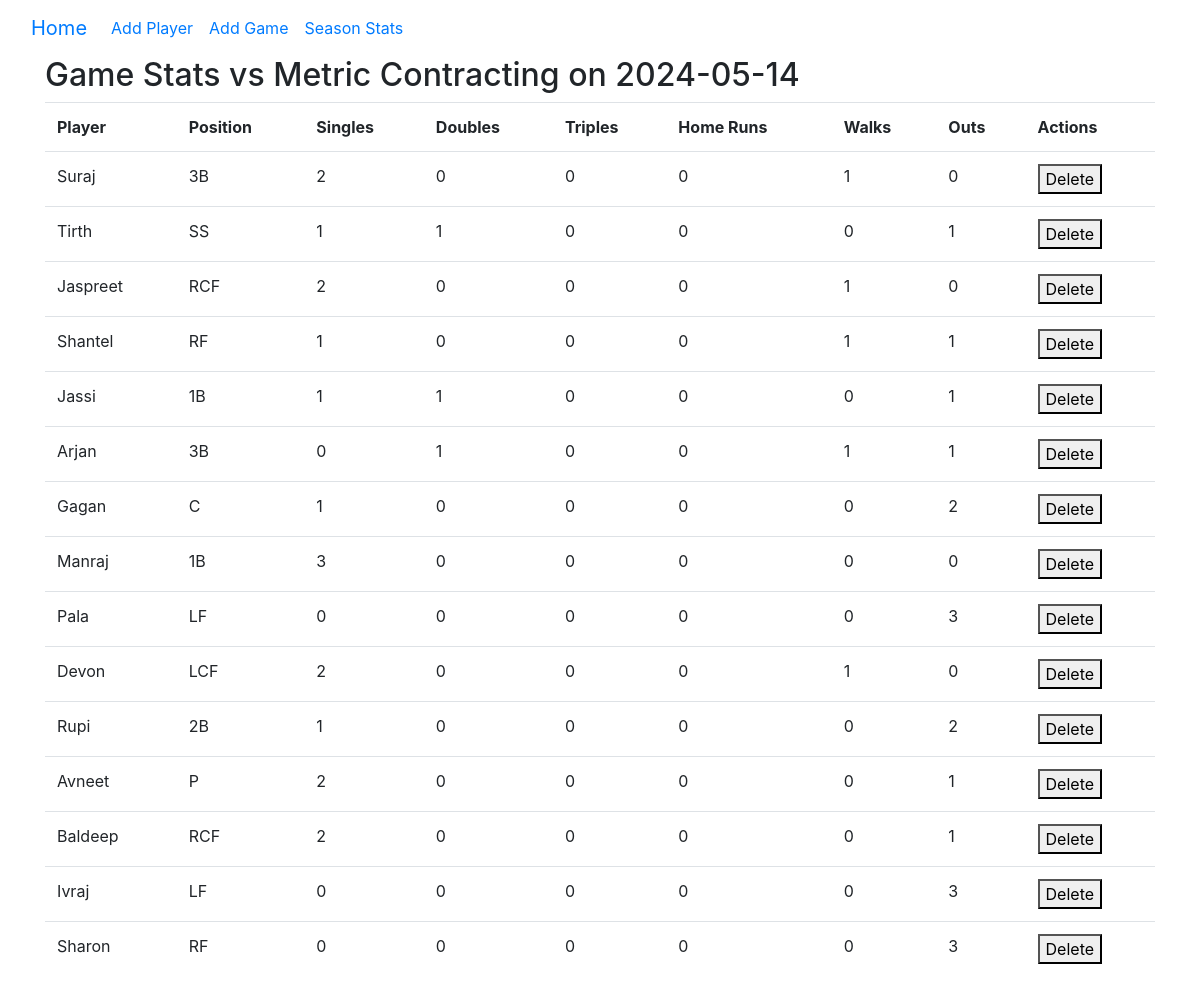
/game_stats/2, run on the app's committed database.
### app/models.py (models this page shows, shortened)
class Game(db.Model):
    id = db.Column(db.Integer, primary_key=True)
    date = db.Column(db.Date, default=datetime.utcnow)
    opponent = db.Column(db.String(64))
    score_own = db.Column(db.Integer, default=0, nullable=True)
    score_opponent = db.Column(db.Integer, default=0, nullable=True)
    players = db.relationship('PlayerStats', backref='game', lazy=True)

class PlayerStats(db.Model):
    id = db.Column(db.Integer, primary_key=True)
    player_id = db.Column(db.Integer, db.ForeignKey('player.id'))
    game_id = db.Column(db.Integer, db.ForeignKey('game.id'))
    singles = db.Column(db.Integer, default=0)
    doubles = db.Column(db.Integer, default=0)
    triples = db.Column(db.Integer, default=0)
    home_runs = db.Column(db.Integer, default=0)
    walks = db.Column(db.Integer, default=0)
    outs = db.Column(db.Integer, default=0)
    position = db.Column(db.String(20))  # Add position field

class Player(db.Model):
    id = db.Column(db.Integer, primary_key=True)
    name = db.Column(db.String(64), index=True, unique=True)
    singles = db.Column(db.Integer, default=0)
    doubles = db.Column(db.Integer, default=0)
    triples = db.Column(db.Integer, default=0)
    home_runs = db.Column(db.Integer, default=0)
    walks = db.Column(db.Integer, default=0)
    outs = db.Column(db.Integer, default=0)
    player_stats = db.relationship('PlayerStats', backref='player', lazy=True)

### app/routes.py (the view)
@bp.route('/game_stats/<int:game_id>')
def game_stats(game_id):
    game = Game.query.get_or_404(game_id)
    player_stats = PlayerStats.query.filter_by(game_id=game.id).all()
    return render_template('game_stats.html', game=game, player_stats=player_stats)

### app/templates/game_stats.html
{% extends "layout.html" %}
{% block content %}
  <h2>Game Stats vs {{ game.opponent }} on {{ game.date }}</h2>
  <table class="table">
    <tr>
      <th>Player</th>
      <th>Position</th>
      <th>Singles</th>
      <th>Doubles</th>
      <th>Triples</th>
      <th>Home Runs</th>
      <th>Walks</th>
      <th>Outs</th>
      <th>Actions</th>
    </tr>
    {% for stat in player_stats %}
    <tr>
      <td>{{ stat.player.name }}</td>
      <td>{{ stat.position }}</td>
      <td>{{ stat.singles }}</td>
      <td>{{ stat.doubles }}</td>
      <td>{{ stat.triples }}</td>
      <td>{{ stat.home_runs }}</td>
      <td>{{ stat.walks }}</td>
      <td>{{ stat.outs }}</td>
      <td>
        <form action="{{ url_for('routes.delete_player_stats', player_stats_id=stat.id) }}" method="POST" style="display:inline;">
          <button type="submit">Delete</button>
        </form>
      </td>
    </tr>
    {% endfor %}
  </table>
{% endblock %}

### data on the page
Game: opponent "Metric Contracting", date "2024-05-14"
PlayerStats: player.name "Suraj", position "3B", singles "2", doubles "0", triples "0", home_runs "0", walks "1", outs "0"
PlayerStats: player.name "Tirth", position "SS", singles "1", doubles "1", triples "0", home_runs "0", walks "0", outs "1"
PlayerStats: player.name "Jaspreet", position "RCF", singles "2", doubles "0", triples "0", home_runs "0", walks "1", outs "0"
PlayerStats: player.name "Shantel", position "RF", singles "1", doubles "0", triples "0", home_runs "0", walks "1", outs "1"
PlayerStats: player.name "Jassi", position "1B", singles "1", doubles "1", triples "0", home_runs "0", walks "0", outs "1"
PlayerStats: player.name "Arjan", position "3B", singles "0", doubles "1", triples "0", home_runs "0", walks "1", outs "1"
PlayerStats: player.name "Gagan", position "C", singles "1", doubles "0", triples "0", home_runs "0", walks "0", outs "2"
PlayerStats: player.name "Manraj", position "1B", singles "3", doubles "0", triples "0", home_runs "0", walks "0", outs "0"
PlayerStats: player.name "Pala", position "LF", singles "0", doubles "0", triples "0", home_runs "0", walks "0", outs "3"
PlayerStats: player.name "Devon", position "LCF", singles "2", doubles "0", triples "0", home_runs "0", walks "1", outs "0"
PlayerStats: player.name "Rupi", position "2B", singles "1", doubles "0", triples "0", home_runs "0", walks "0", outs "2"
PlayerStats: player.name "Avneet", position "P", singles "2", doubles "0", triples "0", home_runs "0", walks "0", outs "1"
PlayerStats: player.name "Baldeep", position "RCF", singles "2", doubles "0", triples "0", home_runs "0", walks "0", outs "1"
PlayerStats: player.name "Ivraj", position "LF", singles "0", doubles "0", triples "0", home_runs "0", walks "0", outs "3"
PlayerStats: player.name "Sharon", position "RF", singles "0", doubles "0", triples "0", home_runs "0", walks "0", outs "3"
